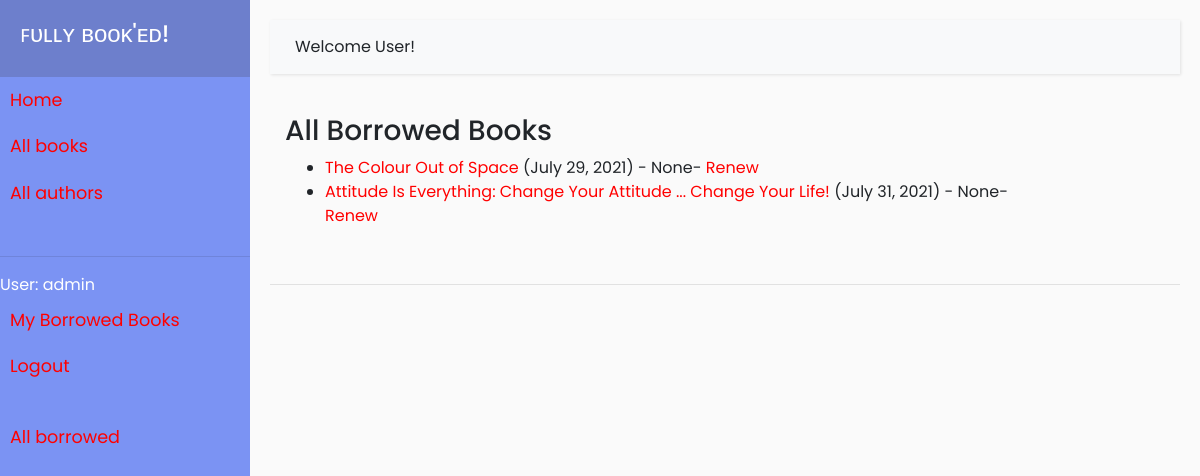
The page /catalog/borrowed/ (signed in) on the database as committed earlier.
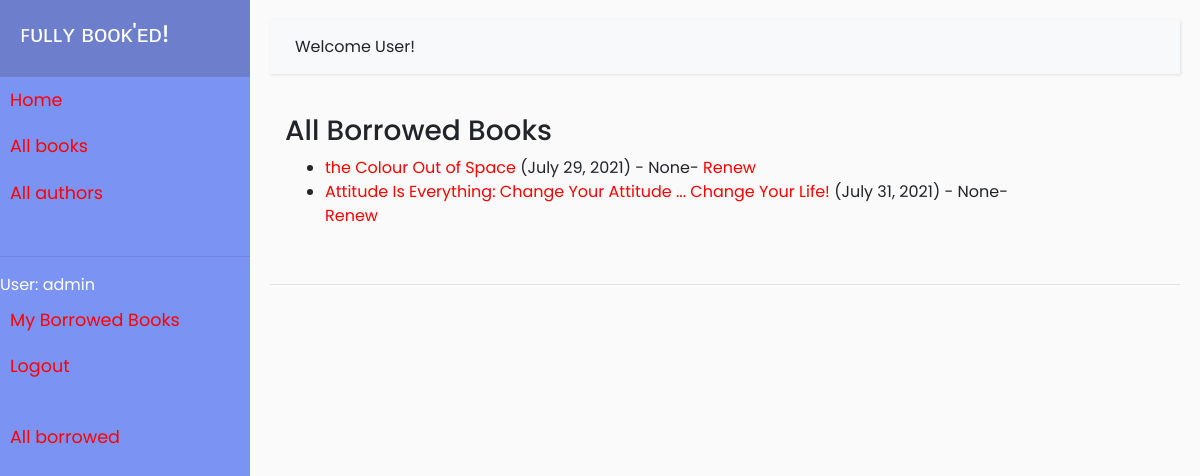
The same page on the database as committed later.
### catalog/models.py (models this page shows, shortened)
class BookInstance(models.Model):
    id = models.UUIDField(primary_key = True, default = uuid.uuid4, help_text = "Unique ID of this particular book across library")
    due_back = models.DateField(null = True, blank = True)
    book = models.ForeignKey('Book', on_delete = models.RESTRICT, null = True)
    imprint = models.CharField(max_length = 20)
    borrower = models.ForeignKey(User, on_delete=models.SET_NULL, null=True, blank=True)
    LOAN_STATUS = (
        ('m', 'Maintenance'),
        ('o', 'On loan'),
        ('a', 'Available'),
        ('r', 'Reserved')
    )
    status = models.CharField(max_length = 1, choices = LOAN_STATUS, blank = True, default = 'm', help_text = "Book availability status")
    class Meta:
        ordering = ['due_back']
        permissions = (("can_mark_returned", "Set book as returned"),)
    @property
    def is_overdue(self):
        if self.due_back and date.today() > self.due_back:
            return True
        return False

class Book(models.Model):
    title = models.CharField(max_length = 100)
    author = models.ForeignKey('Author', on_delete = models.SET_NULL, null = True)
    summary = models.TextField(max_length = 1000, help_text = "Enter description of book")
    isbn = models.CharField('ISBN', max_length = 13, unique = True, help_text = '10 or 13 digit Number')
    genre = models.ManyToManyField(Genre, help_text = 'Select genre of book')
    language = models.ForeignKey('Language', on_delete = models.SET_NULL, null = True)
    def display_genre(self):
        return ', '.join(genre.name for genre in self.genre.all()[:3])
    display_genre.short_description = "Genre"

### catalog/views.py (the view)
# urls.py: path(r'borrowed/', views.LoanedBooksAllListView.as_view(), name='all-borrowed'),
class LoanedBooksAllListView(PermissionRequiredMixin, generic.ListView):
    model = BookInstance
    permission_required = 'catalog.can_mark_returned'
    template_name = 'catalog/bookinstance_list_borrowed_all.html'
    paginate_by = 5
    def get_queryset(self):
        return BookInstance.objects.filter(status__exact='o').order_by('due_back')

### catalog/templates/catalog/bookinstance_list_borrowed_all.html
{% extends "base_generic.html" %}
{% block content %}
    <h3>All Borrowed Books</h3>
    {% if bookinstance_list %}
    <ul>
      {% for bookinst in bookinstance_list %}
      <li class="{% if bookinst.is_overdue %}text-danger{% endif %}">
        <a href="{% url 'book-detail' bookinst.book.pk %}">{{bookinst.book.title}}</a> ({{ bookinst.due_back }}) {% if user.is_staff %}- {{ bookinst.borrower }}{% endif %}{% if perms.catalog.can_mark_returned %}- <a href="{% url 'renew-book-librarian' bookinst.id %}">Renew</a>  {% endif %}
      </li>
      {% endfor %}
    </ul>
    {% else %}
      <p>There are no books borrowed.</p>
    {% endif %}
{% endblock %}

Rows that differ between the two databases and show on the page:
changed through a linked row, BookInstance: book "The Colour Out of Space" → "the Colour Out of Space"
